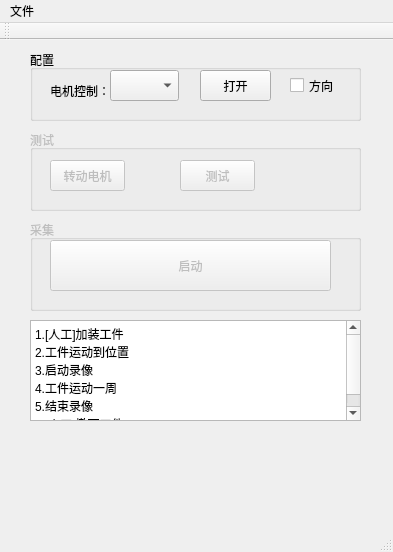
<?xml version="1.0" encoding="UTF-8"?>
<ui version="4.0">
 <class>MainWindow</class>
 <widget class="QMainWindow" name="MainWindow">
  <property name="geometry">
   <rect>
    <x>0</x>
    <y>0</y>
    <width>393</width>
    <height>552</height>
   </rect>
  </property>
  <property name="windowTitle">
   <string>南京原觉信息科技有限公司-工业视觉探伤</string>
  </property>
  <widget class="QWidget" name="centralWidget">
   <widget class="QPlainTextEdit" name="plainTextEdit">
    <property name="geometry">
     <rect>
      <x>30</x>
      <y>280</y>
      <width>331</width>
      <height>101</height>
     </rect>
    </property>
    <property name="plainText">
     <string>1.[人工]加装工件
2.工件运动到位置
3.启动录像
4.工件运动一周
5.结束录像
6.[人工]撤下工件</string>
    </property>
   </widget>
   <widget class="QGroupBox" name="groupBox_work">
    <property name="enabled">
     <bool>false</bool>
    </property>
    <property name="geometry">
     <rect>
      <x>30</x>
      <y>180</y>
      <width>331</width>
      <height>91</height>
     </rect>
    </property>
    <property name="title">
     <string>采集</string>
    </property>
    <widget class="QPushButton" name="pushButton_CameraStart">
     <property name="geometry">
      <rect>
       <x>20</x>
       <y>20</y>
       <width>281</width>
       <height>51</height>
      </rect>
     </property>
     <property name="text">
      <string>启动</string>
     </property>
    </widget>
   </widget>
   <widget class="QGroupBox" name="groupBox_test">
    <property name="enabled">
     <bool>false</bool>
    </property>
    <property name="geometry">
     <rect>
      <x>30</x>
      <y>90</y>
      <width>331</width>
      <height>81</height>
     </rect>
    </property>
    <property name="title">
     <string>测试</string>
    </property>
    <widget class="QPushButton" name="pushButton_test">
     <property name="geometry">
      <rect>
       <x>150</x>
       <y>30</y>
       <width>75</width>
       <height>31</height>
      </rect>
     </property>
     <property name="text">
      <string>测试</string>
     </property>
     <property name="default">
      <bool>false</bool>
     </property>
     <property name="flat">
      <bool>false</bool>
     </property>
    </widget>
    <widget class="QPushButton" name="pushButton_MotorRun">
     <property name="geometry">
      <rect>
       <x>20</x>
       <y>30</y>
       <width>75</width>
       <height>31</height>
      </rect>
     </property>
     <property name="text">
      <string>转动电机</string>
     </property>
    </widget>
   </widget>
   <widget class="QGroupBox" name="groupBox_4">
    <property name="geometry">
     <rect>
      <x>30</x>
      <y>10</y>
      <width>331</width>
      <height>71</height>
     </rect>
    </property>
    <property name="title">
     <string>配置</string>
    </property>
    <widget class="QComboBox" name="comboBox_SerialPort">
     <property name="geometry">
      <rect>
       <x>80</x>
       <y>20</y>
       <width>69</width>
       <height>31</height>
      </rect>
     </property>
    </widget>
    <widget class="QLabel" name="label">
     <property name="geometry">
      <rect>
       <x>20</x>
       <y>30</y>
       <width>71</width>
       <height>21</height>
      </rect>
     </property>
     <property name="text">
      <string>电机控制：</string>
     </property>
     <property name="textFormat">
      <enum>Qt::PlainText</enum>
     </property>
    </widget>
    <widget class="QPushButton" name="pushButton_SerialPort">
     <property name="geometry">
      <rect>
       <x>170</x>
       <y>20</y>
       <width>71</width>
       <height>31</height>
      </rect>
     </property>
     <property name="text">
      <string>打开</string>
     </property>
    </widget>
   </widget>
   <widget class="QCheckBox" name="checkBox_RunDirect">
    <property name="geometry">
     <rect>
      <x>290</x>
      <y>30</y>
      <width>51</width>
      <height>31</height>
     </rect>
    </property>
    <property name="text">
     <string>方向</string>
    </property>
   </widget>
  </widget>
  <widget class="QMenuBar" name="menuBar">
   <property name="geometry">
    <rect>
     <x>0</x>
     <y>0</y>
     <width>393</width>
     <height>23</height>
    </rect>
   </property>
   <widget class="QMenu" name="menu">
    <property name="title">
     <string>文件</string>
    </property>
    <addaction name="actionload"/>
    <addaction name="actionclose"/>
   </widget>
   <addaction name="menu"/>
  </widget>
  <widget class="QToolBar" name="mainToolBar">
   <attribute name="toolBarArea">
    <enum>TopToolBarArea</enum>
   </attribute>
   <attribute name="toolBarBreak">
    <bool>false</bool>
   </attribute>
  </widget>
  <widget class="QStatusBar" name="statusBar"/>
  <action name="actionload">
   <property name="text">
    <string>load</string>
   </property>
  </action>
  <action name="actionclose">
   <property name="text">
    <string>close</string>
   </property>
  </action>
 </widget>
 <layoutdefault spacing="6" margin="11"/>
 <resources/>
 <connections/>
</ui>
